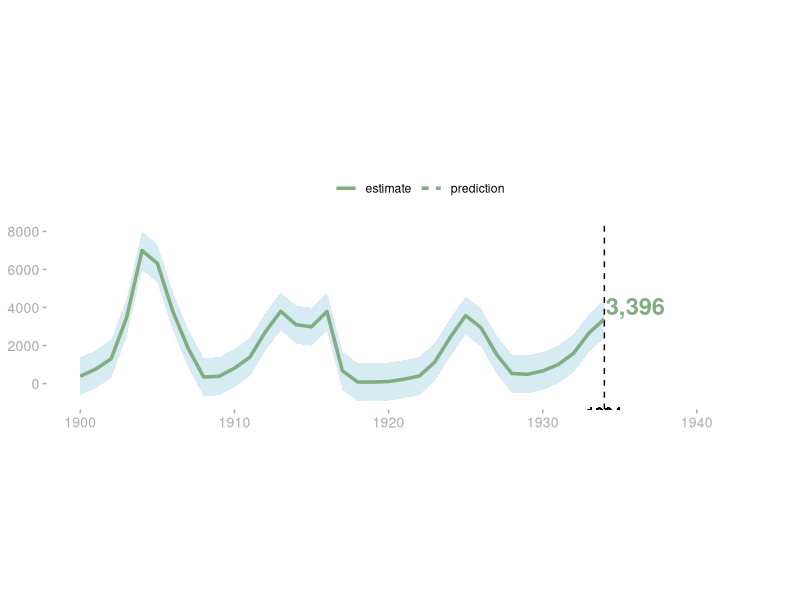

Here is the R script that generated this plot:
#plot uses time series data and a forecast to simple, clean plot

library(ggplot2)
library(tidyr)
library(dplyr)
library(forecast)

df <- data_frame(year = 1821:1934, count = as.numeric(datasets::lynx), group = "estimate")
df <- df %>% filter(year >= 1900)
df.f <- data_frame(year = 1935:1944, count = summary(forecast(ts(df$count)))$`Point Forecast`, group = "prediction")
df2 <- df %>% bind_rows(df.f)

max.est.year <- df2 %>% filter(group == "estimate") %>% filter(year == max(year)) %>% select(year)
max.est.count <- df2 %>% filter(group == "estimate") %>% filter(year == max(year)) %>% select(count)

###ggplot

ggplot(df2, aes( x = year, y = count)) +
  geom_ribbon(data = df2 %>% filter(group == "estimate"),
              aes( ymin = count - 1000, ymax = count + 1000), 
              fill = "lightblue", 
              alpha = .5)+
  geom_path(aes(linetype = group),color = "#82ac82", lwd = 1.2) +
  geom_vline(xintercept = max.est.year$year, linetype = 2) +
  geom_text(aes(max.est.year$year,max.est.year$year, label = max.est.year$year, vjust = 6))+
  annotate( geom = "text", 
            x = max.est.year$year + 2, 
            y = max.est.count$count + (.2 * max.est.count$count), 
            label = format(max.est.count$count, big.mark = ","),
            colour = "#82ac82", 
            fontface = 2,
            size = 6) +
  theme(
    aspect.ratio = .25,
    axis.title = element_blank(),
    axis.text = element_text(color = "darkgrey", size = 10),
    axis.ticks = element_line(color = "darkgrey"),
    plot.background = element_blank(),
    panel.background = element_blank(), 
    ##plot.background = element_rect(fill = "#f2f2f2"), ##optional backgroup
    panel.grid.minor = element_blank(),
    legend.title = element_blank(),
    legend.position = "top"
  )
  
